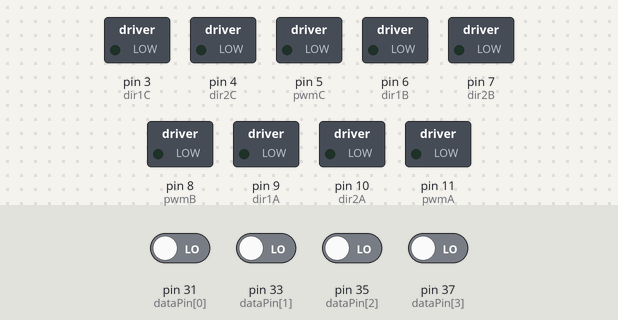
Simulated run of this sketch. Board: Arduino Mega 2560, built with avr-gcc and run on an emulated ATmega2560. Parts: switched loads named in the sketch (green lamp = pin HIGH). The test bench sets the inputs (shaded band); at power-on: pin 31 (dataPin[0]), pin 33 (dataPin[1]), pin 35 (dataPin[2]), pin 37 (dataPin[3]) LOW. What the sketch prints to the serial monitor is not drawn.

Above: at 0.1 s.
At 4.1 s:
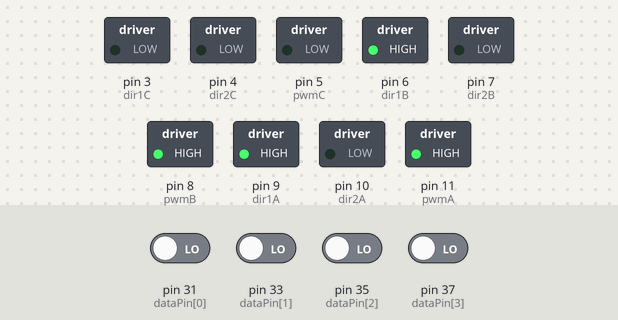
Timing chart, 0 to 5.6 s (numbered marks = the images above):
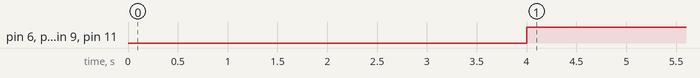

The sketch:

manual_remot_rc.ino
```cpp
#include "remote.h"
#include "interrupt.h"
#include "motor.h"

float f_majumundur;
int kecepatan,majumundur,kirikanan;

void setup() {
  setupMotor();
  setupRemote();
  Serial.begin(115200);
  Serial3.begin(57600);
  setupInterrupt();
}

void loop() {
  //setMotor(i,i);
  //setSteering(170);
  getPulse();
 // delay(5);
  kecepatan=map(ch[2],1100,1700,50,255);
  majumundur=map(ch[1],2000,1300,-100,100);
  f_majumundur=float(majumundur)/100;
  kirikanan=map(ch[0],1000,1700,-255,255);

  Serial.print(kecepatan); Serial.print("\t");
  Serial.print(majumundur); Serial.print("\t");
  Serial.print(f_majumundur); Serial.print("\t");
  Serial.print(kirikanan); Serial.print("\t");
  Serial.print("\n");

  int actkecepatan = kecepatan*int(f_majumundur);
  actkecepatan=constrain(actkecepatan,-255,255);

  setMotor(actkecepatan,actkecepatan);
  //setSteering(170);
}
```

interrupt.h
```cpp
//#include <DueTimer.h>

/*FYI aja timer due bakalan ganggu si servo
cek aja disini beb, https://github.com/ivanseidel/DueTimer */

void setupInterrupt() {
//Timer5.getAvailable().attachInterrupt(interruptNano).start(30000);
//Timer.getAvailable().attachInterrupt(getPulse).start(10000);
}
```

motor.h
```cpp
#define dir1A   9
#define dir2A   10
#define pwmA    11

#define dir1B   6
#define dir2B   7
#define pwmB    8

#define dir1C   3
#define dir2C   4
#define pwmC    5

void setupMotor() {
  pinMode(pwmA, OUTPUT);
  pinMode(pwmB, OUTPUT);
  pinMode(pwmC, OUTPUT);

  pinMode(dir1A, OUTPUT);
  pinMode(dir1B, OUTPUT);
  pinMode(dir1C, OUTPUT);

  pinMode(dir2A, OUTPUT);
  pinMode(dir2B, OUTPUT);
  pinMode(dir2C, OUTPUT);
}

void setMotor(float L, float R) {
  if (L >= 0) {
    digitalWrite(dir1A, 0);
    digitalWrite(dir2A, 1);
    analogWrite(pwmA, L);
  } else {
    digitalWrite(dir1A, 1);
    digitalWrite(dir2A, 0);
    analogWrite(pwmA, -1 * L);
  }
  if (R >= 0) {
    digitalWrite(dir1B, 0);
    digitalWrite(dir2B, 1);
    analogWrite(pwmB, R);
  } else {
    digitalWrite(dir1B, 1);
    digitalWrite(dir2B, 0);

    analogWrite(pwmB, -1 * R);
  }
}

void setSteering(float L) {
  if (L >= 0) {
    digitalWrite(dir1C, 0);
    digitalWrite(dir2C, 1);
    analogWrite(pwmC, L);
  } else {
    digitalWrite(dir1C, 1);
    digitalWrite(dir2C, 0);
    analogWrite(pwmC, -1 * L);
  }
}
```

remote.h
```cpp
int dataPin[10] = { 31, 33, 35, 37};
int maping[4][10] = {{1080, 1900, 1080, 1080},
  /*               */{1900, 1080, 1890, 1900},
  /*               */{ -100, -100, 0, -100},
  /*               */{100, 100, 100, 100}
};

int ch[10];

void setupRemote() {
   for (int x = 0; x < 4; x++) {
    pinMode(dataPin[x], INPUT);
  }

  }

void getPulse() {
  for (int x = 0; x < 4; x++) {
    ch[x] = pulseIn(dataPin[x], HIGH);
    Serial.print(ch[x]);
    Serial.print("\t");
  }
  //Serial.print("\n");
}
```

Measured:
- by itself, pin 6 (dir1B), pin 8 (pwmB), pin 9 (dir1A), pin 11 (pwmA): LOW → HIGH at 4.0 s
